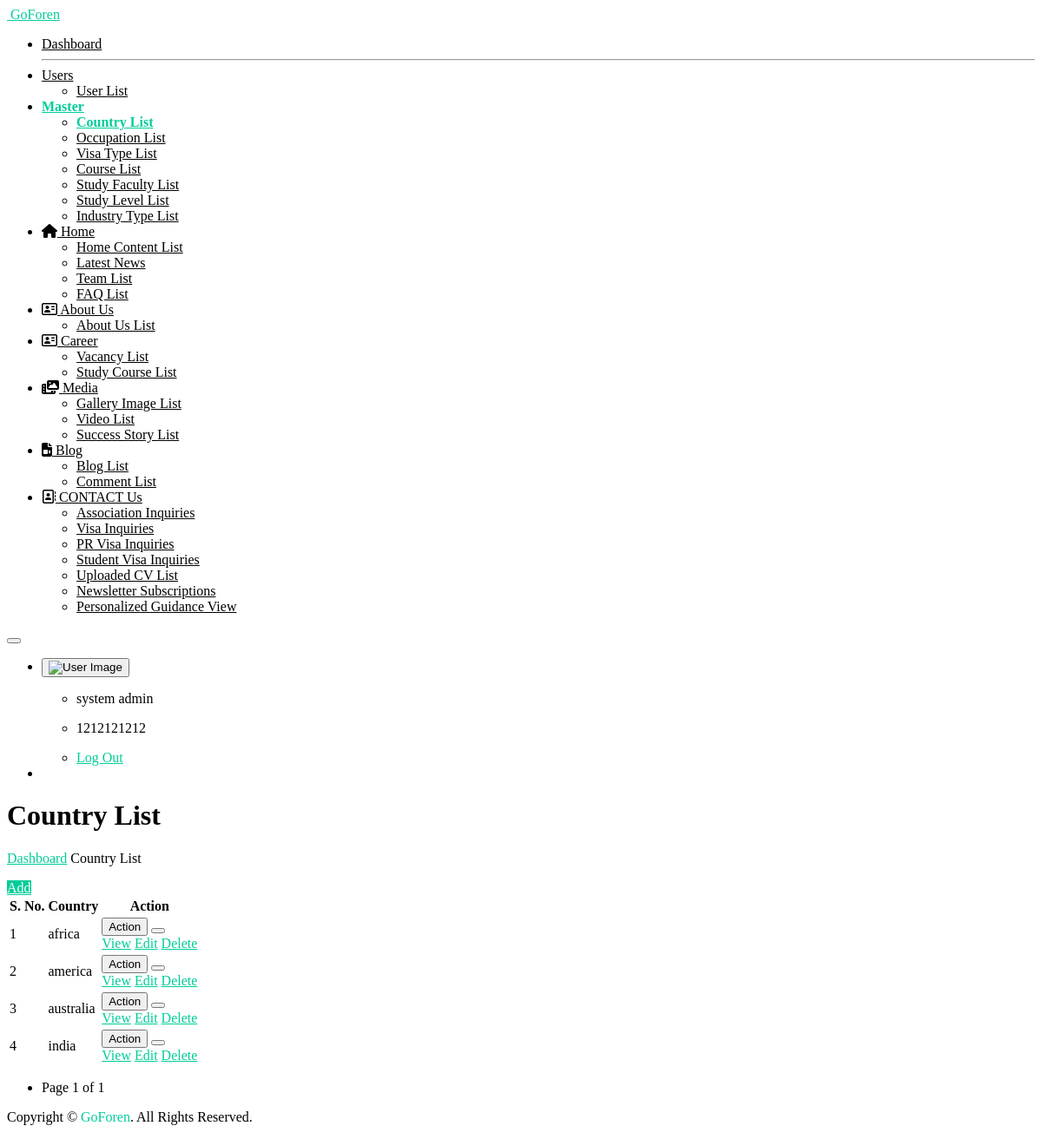
The app's page /country_list/ (signed in), older data.
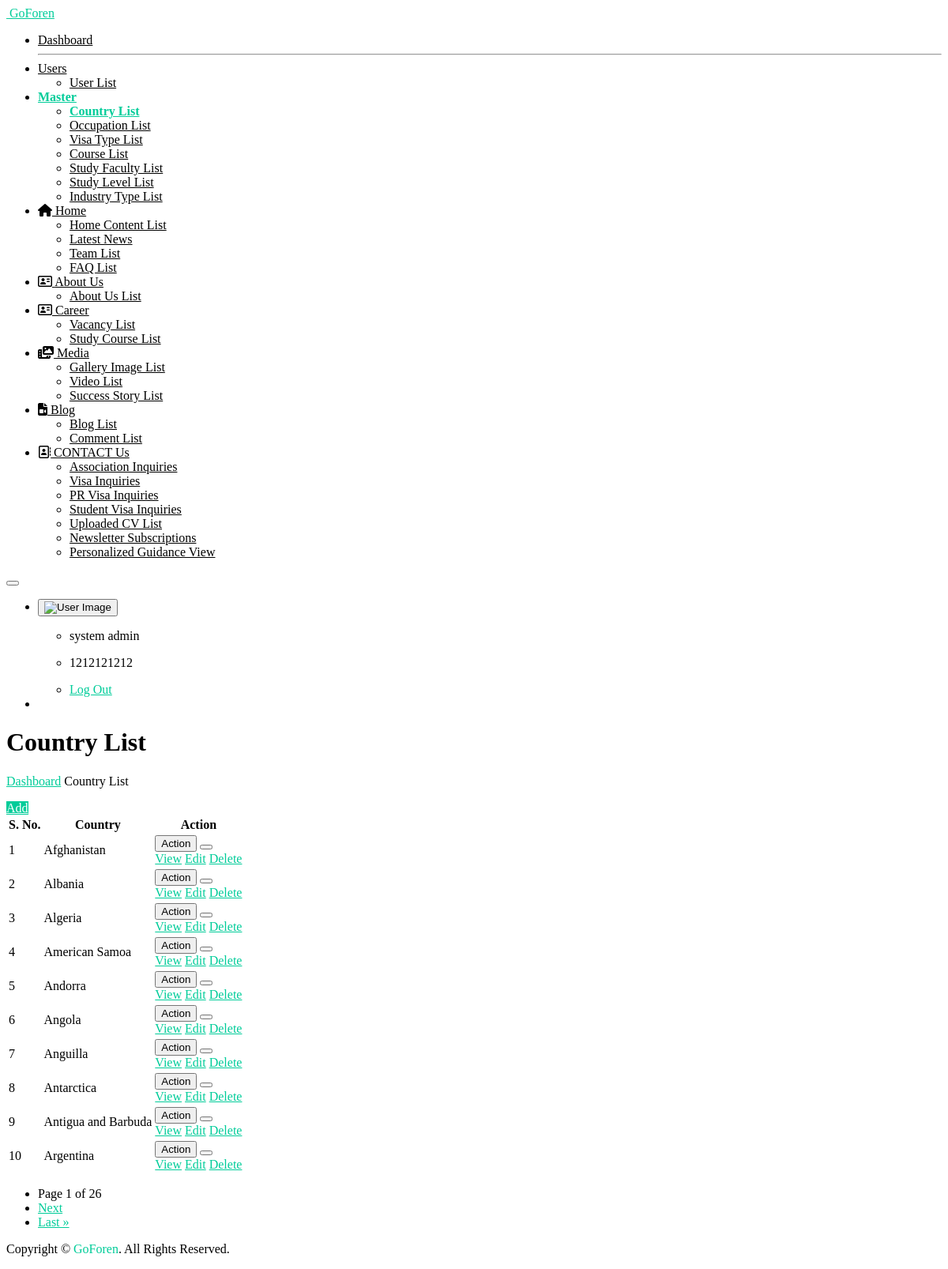
The same page, newer data.
### myapp/models.py (models this page shows, shortened)
class tbl_country(models.Model):
    country = models.CharField(max_length=50, null=True)
    about = models.CharField(max_length=50, null=True)
    created_at = models.DateTimeField(auto_now_add=True)
    updated_at = models.DateTimeField(auto_now=True)
    class Meta:
        db_table = 'tbl_country'

### myapp/views.py (the view)
    def wrapper(request, *args, **kwargs):
        if 'user_id' not in request.session:
            return redirect('open_sign_in_page')
        return view_func(request, *args, **kwargs)

### myapp/views.py (called while the page is built)
def login_required_custom(view_func):
    def wrapper(request, *args, **kwargs):
        if 'user_id' not in request.session:
            return redirect('open_sign_in_page')
        return view_func(request, *args, **kwargs)
    return wrapper

@login_required_custom
def country_list(request):
    country_queryset = tbl_country.objects.all().order_by("country")
    paginator = Paginator(country_queryset, 10)  # 10 countries per page
    page_number = request.GET.get('page')
    page_obj = paginator.get_page(page_number)
    add_success = request.session.pop("add_success", None)
    update_success = request.session.pop("update_success", None)
    delete_success = request.session.pop("delete_success", None)
    context = {
        "add_success": add_success,
        "update_success": update_success,
        "delete_success": delete_success,
        "record_name": "Country",
        "countries": page_obj.object_list,
        "page_obj": page_obj,
    }
    return render(request, "country-list.html", context)

### templates/country-list.html (shortened to what this page needs)
{% extends "base.html" %}
{% load static %}
{%  block start %}
			<div class="ec-content-wrapper">
				<div class="content">
					<div class="breadcrumb-wrapper d-flex align-items-center justify-content-between">
						<div>
							<h1>Country List</h1>
							<p class="breadcrumbs"><span><a href="{% url 'dashboard_view' %}">Dashboard</a></span>
								<span></span>Country List</p>
						</div>
						<div>
							<a href="{%url 'add_country'%}" class="btn btn-primary">Add</a>
						</div>
					</div>
					<div class="row">
						<div class="col-12">
							<div class="card card-default">
								<div class="card-body">
									<div class="table-responsive">
										<table id="responsive-data-table" class="table">
											<thead>
												<tr>
													<th>S. No.</th>
													<th>Country</th>
                                                    <th>Action</th>
												</tr>
											</thead>
											<tbody>
                                                {% for i in countries %}
												<tr>
													<td>{{forloop.counter}}</td>
													<td>{{i.country}}</td>
													<td>
														<div class="btn-group mb-1">
															<button type="button"
																class="btn btn-outline-success">Action</button>
															<button type="button"
																class="btn btn-outline-success dropdown-toggle dropdown-toggle-split"
																data-bs-toggle="dropdown" aria-haspopup="true"
																aria-expanded="false" data-display="static">
															</button>
															<div class="dropdown-menu">
                                                                <a class="dropdown-item" href="{% url 'country_view' i.id %}">View</a>
                                                                <a class="dropdown-item" href="{% url 'edit_country' i.id %}">Edit</a>
                                                                <a href="javascript:void(0);" class="dropdown-item delete-btn" data-url="{% url 'delete_country' i.id %}">Delete</a>
															</div>
															</div>
													</td>
												</tr>
                                                {% endfor %}
											</tbody>
										</table>
										<div class="pagination justify-content-center mt-3" style="justify-content: left !important;">
    <nav>
        <ul class="pagination">
            <li class="page-item disabled">
                <span class="page-link">
                    Page {{ page_obj.number }} of {{ page_obj.paginator.num_pages }}
                </span>
            </li>
            {% if page_obj.has_next %}
            <li class="page-item">
                <a class="page-link" href="?q={{ search_query }}&page={{ page_obj.next_page_number }}">Next</a>
            </li>
            <li class="page-item">
                <a class="page-link" href="?q={{ search_query }}&page={{ page_obj.paginator.num_pages }}">Last &raquo;</a>
            </li>
            {% endif %}
        </ul>
    </nav>
</div>
									</div>
								</div>
							</div>
						</div>
					</div>
				</div>
			</div>
{%  endblock %}

Row changes from the older to the newer data that the page shows:
no longer on this page (row unchanged): tbl_country: country "africa"
no longer on this page (row unchanged): tbl_country: country "america"
no longer on this page (row unchanged): tbl_country: country "australia"
no longer on this page (row unchanged): tbl_country: country "india"
added tbl_country: country "Afghanistan"
added tbl_country: country "Albania"
added tbl_country: country "Algeria"
added tbl_country: country "American Samoa"
added tbl_country: country "Andorra"
added tbl_country: country "Angola"
added tbl_country: country "Anguilla"
added tbl_country: country "Antarctica"
added tbl_country: country "Antigua and Barbuda"
added tbl_country: country "Argentina"
Text that changed along with them:
{{ page_obj.paginator.num_pages }}: "1" → "26"
text now shown: "Next Last »"
